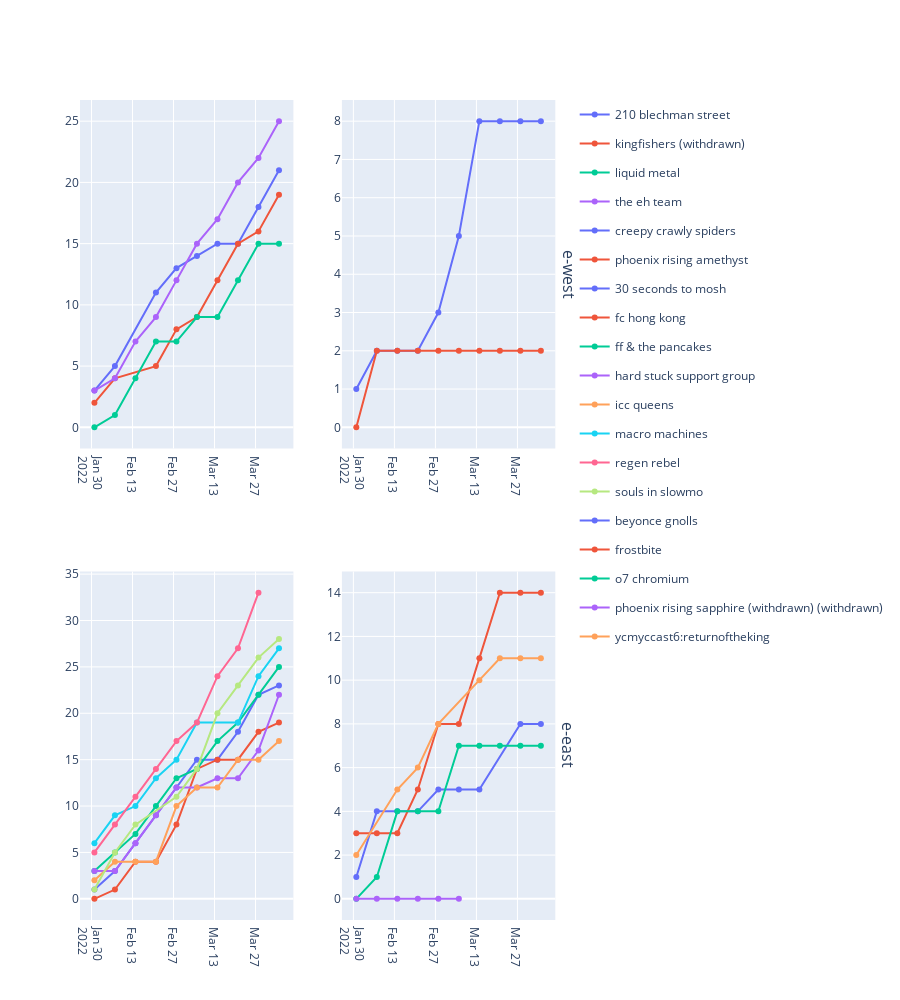

The code cell stored with this chart in its notebook:
### Code cell
divs = [ div for div in x['division_concat'].unique() ]

fig = make_subplots(rows=len(divs), cols=2,row_titles=divs)

for div in divs:
  idx = divs.index(div) + 1
  x_df = x[x['division_concat'] == div]
  max_df = x_df.groupby(['team_name'])['score'].max().reset_index()
  max_score = x_df.score.max() / 2
  a = x_df[x_df.team_name.isin(max_df[max_df['score'] > max_score].team_name.to_list())]
  b = x_df[x_df.team_name.isin(max_df[max_df['score'] < max_score].team_name.to_list())]

  a.set_index('team_name', inplace=True)
  b.set_index('team_name', inplace=True)

  fig1 = px.line(a, x="scheduled_week", y="score", color=a.index.to_list(), markers=True, title=div)
  fig2 = px.line(b, x="scheduled_week", y="score", color=b.index.to_list(), markers=True, title=div)

  for d in fig1.data:
    fig.add_trace(d, row=idx, col=1)

  for d in fig2.data:
    fig.add_trace(d, row=idx, col=2)

fig.layout.update({'height':1000})
fig.show()

### Figure 1 — Plotly figure (JSON) as saved in the notebook; plotly's stock layout.template omitted (floating-point values rounded to 4 significant figures)
{"data": [{"hovertemplate": "color=210 blechman street<br>scheduled_week=%{x}<br>score=%{y}<extra></extra>", "legendgroup": "210 blechman street", "line": {"color": "#636efa", "dash": "solid"}, "marker": {"symbol": "circle"}, "mode": "markers+lines", "name": "210 blechman street", "orientation": "v", "showlegend": true, "x": ["2022-01-31T00:00:00", "2022-02-07T00:00:00", "2022-02-21T00:00:00", "2022-02-28T00:00:00", "2022-03-07T00:00:00", "2022-03-14T00:00:00", "2022-03-21T00:00:00", "2022-03-28T00:00:00", "2022-04-04T00:00:00"], "xaxis": "x", "y": [3.0, 5.0, 11.0, 13.0, 14.0, 15.0, 15.0, 18.0, 21.0], "yaxis": "y", "type": "scatter"}, {"hovertemplate": "color=kingfishers (withdrawn)<br>scheduled_week=%{x}<br>score=%{y}<extra></extra>", "legendgroup": "kingfishers (withdrawn)", "line": {"color": "#EF553B", "dash": "solid"}, "marker": {"symbol": "circle"}, "mode": "markers+lines", "name": "kingfishers (withdrawn)", "orientation": "v", "showlegend": true, "x": ["2022-01-31T00:00:00", "2022-02-07T00:00:00", "2022-02-21T00:00:00", "2022-02-28T00:00:00", "2022-03-07T00:00:00", "2022-03-14T00:00:00", "2022-03-21T00:00:00", "2022-03-28T00:00:00", "2022-04-04T00:00:00"], "xaxis": "x", "y": [2.0, 4.0, 5.0, 8.0, 9.0, 12.0, 15.0, 16.0, 19.0], "yaxis": "y", "type": "scatter"}, {"hovertemplate": "color=liquid metal<br>scheduled_week=%{x}<br>score=%{y}<extra></extra>", "legendgroup": "liquid metal", "line": {"color": "#00cc96", "dash": "solid"}, "marker": {"symbol": "circle"}, "mode": "markers+lines", "name": "liquid metal", "orientation": "v", "showlegend": true, "x": ["2022-01-31T00:00:00", "2022-02-07T00:00:00", "2022-02-14T00:00:00", "2022-02-21T00:00:00", "2022-02-28T00:00:00", "2022-03-07T00:00:00", "2022-03-14T00:00:00", "2022-03-21T00:00:00", "2022-03-28T00:00:00", "2022-04-04T00:00:00"], "xaxis": "x", "y": [0.0, 1.0, 4.0, 7.0, 7.0, 9.0, 9.0, 12.0, 15.0, 15.0], "yaxis": "y", "type": "scatter"}, {"hovertemplate": "color=the eh team<br>scheduled_week=%{x}<br>score=%{y}<extra></extra>", "legendgroup": "the eh team", "line": {"color": "#ab63fa", "dash": "solid"}, "marker": {"symbol": "circle"}, "mode": "markers+lines", "name": "the eh team", "orientation": "v", "showlegend": true, "x": ["2022-01-31T00:00:00", "2022-02-07T00:00:00", "2022-02-14T00:00:00", "2022-02-21T00:00:00", "2022-02-28T00:00:00", "2022-03-07T00:00:00", "2022-03-14T00:00:00", "2022-03-21T00:00:00", "2022-03-28T00:00:00", "2022-04-04T00:00:00"], "xaxis": "x", "y": [3.0, 4.0, 7.0, 9.0, 12.0, 15.0, 17.0, 20.0, 22.0, 25.0], "yaxis": "y", "type": "scatter"}, {"hovertemplate": "color=creepy crawly spiders<br>scheduled_week=%{x}<br>score=%{y}<extra></extra>", "legendgroup": "creepy crawly spiders", "line": {"color": "#636efa", "dash": "solid"}, "marker": {"symbol": "circle"}, "mode": "markers+lines", "name": "creepy crawly spiders", "orientation": "v", "showlegend": true, "x": ["2022-01-31T00:00:00", "2022-02-07T00:00:00", "2022-02-14T00:00:00", "2022-02-21T00:00:00", "2022-02-28T00:00:00", "2022-03-07T00:00:00", "2022-03-14T00:00:00", "2022-03-21T00:00:00", "2022-03-28T00:00:00", "2022-04-04T00:00:00"], "xaxis": "x2", "y": [1.0, 2.0, 2.0, 2.0, 3.0, 5.0, 8.0, 8.0, 8.0, 8.0], "yaxis": "y2", "type": "scatter"}, {"hovertemplate": "color=phoenix rising amethyst<br>scheduled_week=%{x}<br>score=%{y}<extra></extra>", "legendgroup": "phoenix rising amethyst", "line": {"color": "#EF553B", "dash": "solid"}, "marker": {"symbol": "circle"}, "mode": "markers+lines", "name": "phoenix rising amethyst", "orientation": "v", "showlegend": true, "x": ["2022-01-31T00:00:00", "2022-02-07T00:00:00", "2022-02-14T00:00:00", "2022-02-21T00:00:00", "2022-02-28T00:00:00", "2022-03-07T00:00:00", "2022-03-14T00:00:00", "2022-03-21T00:00:00", "2022-03-28T00:00:00", "2022-04-04T00:00:00"], "xaxis": "x2", "y": [0.0, 2.0, 2.0, 2.0, 2.0, 2.0, 2.0, 2.0, 2.0, 2.0], "yaxis": "y2", "type": "scatter"}, {"hovertemplate": "color=30 seconds to mosh<br>scheduled_week=%{x}<br>score=%{y}<extra></extra>", "legendgroup": "30 seconds to mosh", "line": {"color": "#636efa", "dash": "solid"}, "marker": {"symbol": "circle"}, "mode": "markers+lines", "name": "30 seconds to mosh", "orientation": "v", "showlegend": true, "x": ["2022-01-31T00:00:00", "2022-02-07T00:00:00", "2022-02-14T00:00:00", "2022-02-21T00:00:00", "2022-02-28T00:00:00", "2022-03-07T00:00:00", "2022-03-14T00:00:00", "2022-03-21T00:00:00", "2022-03-28T00:00:00", "2022-04-04T00:00:00"], "xaxis": "x3", "y": [1.0, 3.0, 6.0, 9.0, 12.0, 15.0, 15.0, 18.0, 22.0, 23.0], "yaxis": "y3", "type": "scatter"}, {"hovertemplate": "color=fc hong kong<br>scheduled_week=%{x}<br>score=%{y}<extra></extra>", "legendgroup": "fc hong kong", "line": {"color": "#EF553B", "dash": "solid"}, "marker": {"symbol": "circle"}, "mode": "markers+lines", "name": "fc hong kong", "orientation": "v", "showlegend": true, "x": ["2022-01-31T00:00:00", "2022-02-07T00:00:00", "2022-02-14T00:00:00", "2022-02-21T00:00:00", "2022-02-28T00:00:00", "2022-03-07T00:00:00", "2022-03-14T00:00:00", "2022-03-21T00:00:00", "2022-03-28T00:00:00", "2022-04-04T00:00:00"], "xaxis": "x3", "y": [0.0, 1.0, 4.0, 4.0, 8.0, 14.0, 15.0, 15.0, 18.0, 19.0], "yaxis": "y3", "type": "scatter"}, {"hovertemplate": "color=ff & the pancakes<br>scheduled_week=%{x}<br>score=%{y}<extra></extra>", "legendgroup": "ff & the pancakes", "line": {"color": "#00cc96", "dash": "solid"}, "marker": {"symbol": "circle"}, "mode": "markers+lines", "name": "ff & the pancakes", "orientation": "v", "showlegend": true, "x": ["2022-01-31T00:00:00", "2022-02-07T00:00:00", "2022-02-14T00:00:00", "2022-02-21T00:00:00", "2022-02-28T00:00:00", "2022-03-07T00:00:00", "2022-03-14T00:00:00", "2022-03-21T00:00:00", "2022-03-28T00:00:00", "2022-04-04T00:00:00"], "xaxis": "x3", "y": [3.0, 5.0, 7.0, 10.0, 13.0, 14.0, 17.0, 19.0, 22.0, 25.0], "yaxis": "y3", "type": "scatter"}, {"hovertemplate": "color=hard stuck support group<br>scheduled_week=%{x}<br>score=%{y}<extra></extra>", "legendgroup": "hard stuck support group", "line": {"color": "#ab63fa", "dash": "solid"}, "marker": {"symbol": "circle"}, "mode": "markers+lines", "name": "hard stuck support group", "orientation": "v", "showlegend": true, "x": ["2022-01-31T00:00:00", "2022-02-07T00:00:00", "2022-02-14T00:00:00", "2022-02-21T00:00:00", "2022-02-28T00:00:00", "2022-03-07T00:00:00", "2022-03-14T00:00:00", "2022-03-21T00:00:00", "2022-03-28T00:00:00", "2022-04-04T00:00:00"], "xaxis": "x3", "y": [3.0, 3.0, 6.0, 9.0, 12.0, 12.0, 13.0, 13.0, 16.0, 22.0], "yaxis": "y3", "type": "scatter"}, {"hovertemplate": "color=icc queens<br>scheduled_week=%{x}<br>score=%{y}<extra></extra>", "legendgroup": "icc queens", "line": {"color": "#FFA15A", "dash": "solid"}, "marker": {"symbol": "circle"}, "mode": "markers+lines", "name": "icc queens", "orientation": "v", "showlegend": true, "x": ["2022-01-31T00:00:00", "2022-02-07T00:00:00", "2022-02-14T00:00:00", "2022-02-21T00:00:00", "2022-02-28T00:00:00", "2022-03-07T00:00:00", "2022-03-14T00:00:00", "2022-03-21T00:00:00", "2022-03-28T00:00:00", "2022-04-04T00:00:00"], "xaxis": "x3", "y": [2.0, 4.0, 4.0, 4.0, 10.0, 12.0, 12.0, 15.0, 15.0, 17.0], "yaxis": "y3", "type": "scatter"}, {"hovertemplate": "color=macro machines<br>scheduled_week=%{x}<br>score=%{y}<extra></extra>", "legendgroup": "macro machines", "line": {"color": "#19d3f3", "dash": "solid"}, "marker": {"symbol": "circle"}, "mode": "markers+lines", "name": "macro machines", "orientation": "v", "showlegend": true, "x": ["2022-01-31T00:00:00", "2022-02-07T00:00:00", "2022-02-14T00:00:00", "2022-02-21T00:00:00", "2022-02-28T00:00:00", "2022-03-07T00:00:00", "2022-03-21T00:00:00", "2022-03-28T00:00:00", "2022-04-04T00:00:00"], "xaxis": "x3", "y": [6.0, 9.0, 10.0, 13.0, 15.0, 19.0, 19.0, 24.0, 27.0], "yaxis": "y3", "type": "scatter"}, {"hovertemplate": "color=regen rebel<br>scheduled_week=%{x}<br>score=%{y}<extra></extra>", "legendgroup": "regen rebel", "line": {"color": "#FF6692", "dash": "solid"}, "marker": {"symbol": "circle"}, "mode": "markers+lines", "name": "regen rebel", "orientation": "v", "showlegend": true, "x": ["2022-01-31T00:00:00", "2022-02-07T00:00:00", "2022-02-14T00:00:00", "2022-02-21T00:00:00", "2022-02-28T00:00:00", "2022-03-07T00:00:00", "2022-03-14T00:00:00", "2022-03-21T00:00:00", "2022-03-28T00:00:00"], "xaxis": "x3", "y": [5.0, 8.0, 11.0, 14.0, 17.0, 19.0, 24.0, 27.0, 33.0], "yaxis": "y3", "type": "scatter"}, {"hovertemplate": "color=souls in slowmo<br>scheduled_week=%{x}<br>score=%{y}<extra></extra>", "legendgroup": "souls in slowmo", "line": {"color": "#B6E880", "dash": "solid"}, "marker": {"symbol": "circle"}, "mode": "markers+lines", "name": "souls in slowmo", "orientation": "v", "showlegend": true, "x": ["2022-01-31T00:00:00", "2022-02-07T00:00:00", "2022-02-14T00:00:00", "2022-02-28T00:00:00", "2022-03-07T00:00:00", "2022-03-14T00:00:00", "2022-03-21T00:00:00", "2022-03-28T00:00:00", "2022-04-04T00:00:00"], "xaxis": "x3", "y": [1.0, 5.0, 8.0, 11.0, 14.0, 20.0, 23.0, 26.0, 28.0], "yaxis": "y3", "type": "scatter"}, {"hovertemplate": "color=beyonce gnolls<br>scheduled_week=%{x}<br>score=%{y}<extra></extra>", "legendgroup": "beyonce gnolls", "line": {"color": "#636efa", "dash": "solid"}, "marker": {"symbol": "circle"}, "mode": "markers+lines", "name": "beyonce gnolls", "orientation": "v", "showlegend": true, "x": ["2022-01-31T00:00:00", "2022-02-07T00:00:00", "2022-02-14T00:00:00", "2022-02-21T00:00:00", "2022-02-28T00:00:00", "2022-03-07T00:00:00", "2022-03-14T00:00:00", "2022-03-28T00:00:00", "2022-04-04T00:00:00"], "xaxis": "x4", "y": [1.0, 4.0, 4.0, 4.0, 5.0, 5.0, 5.0, 8.0, 8.0], "yaxis": "y4", "type": "scatter"}, {"hovertemplate": "color=frostbite<br>scheduled_week=%{x}<br>score=%{y}<extra></extra>", "legendgroup": "frostbite", "line": {"color": "#EF553B", "dash": "solid"}, "marker": {"symbol": "circle"}, "mode": "markers+lines", "name": "frostbite", "orientation": "v", "showlegend": true, "x": ["2022-01-31T00:00:00", "2022-02-07T00:00:00", "2022-02-14T00:00:00", "2022-02-21T00:00:00", "2022-02-28T00:00:00", "2022-03-07T00:00:00", "2022-03-14T00:00:00", "2022-03-21T00:00:00", "2022-03-28T00:00:00", "2022-04-04T00:00:00"], "xaxis": "x4", "y": [3.0, 3.0, 3.0, 5.0, 8.0, 8.0, 11.0, 14.0, 14.0, 14.0], "yaxis": "y4", "type": "scatter"}, {"hovertemplate": "color=o7 chromium<br>scheduled_week=%{x}<br>score=%{y}<extra></extra>", "legendgroup": "o7 chromium", "line": {"color": "#00cc96", "dash": "solid"}, "marker": {"symbol": "circle"}, "mode": "markers+lines", "name": "o7 chromium", "orientation": "v", "showlegend": true, "x": ["2022-01-31T00:00:00", "2022-02-07T00:00:00", "2022-02-14T00:00:00", "2022-02-21T00:00:00", "2022-02-28T00:00:00", "2022-03-07T00:00:00", "2022-03-14T00:00:00", "2022-03-21T00:00:00", "2022-03-28T00:00:00", "2022-04-04T00:00:00"], "xaxis": "x4", "y": [0.0, 1.0, 4.0, 4.0, 4.0, 7.0, 7.0, 7.0, 7.0, 7.0], "yaxis": "y4", "type": "scatter"}, {"hovertemplate": "color=phoenix rising sapphire (withdrawn) (withdrawn)<br>scheduled_week=%{x}<br>score=%{y}<extra></extra>", "legendgroup": "phoenix rising sapphire (withdrawn) (withdrawn)", "line": {"color": "#ab63fa", "dash": "solid"}, "marker": {"symbol": "circle"}, "mode": "markers+lines", "name": "phoenix rising sapphire (withdrawn) (withdrawn)", "orientation": "v", "showlegend": true, "x": ["2022-01-31T00:00:00", "2022-02-07T00:00:00", "2022-02-14T00:00:00", "2022-02-21T00:00:00", "2022-02-28T00:00:00", "2022-03-07T00:00:00"], "xaxis": "x4", "y": [0.0, 0.0, 0.0, 0.0, 0.0, 0.0], "yaxis": "y4", "type": "scatter"}, {"hovertemplate": "color=ycmyccast6:returnoftheking<br>scheduled_week=%{x}<br>score=%{y}<extra></extra>", "legendgroup": "ycmyccast6:returnoftheking", "line": {"color": "#FFA15A", "dash": "solid"}, "marker": {"symbol": "circle"}, "mode": "markers+lines", "name": "ycmyccast6:returnoftheking", "orientation": "v", "showlegend": true, "x": ["2022-01-31T00:00:00", "2022-02-14T00:00:00", "2022-02-21T00:00:00", "2022-02-28T00:00:00", "2022-03-14T00:00:00", "2022-03-21T00:00:00", "2022-03-28T00:00:00", "2022-04-04T00:00:00"], "xaxis": "x4", "y": [2.0, 5.0, 6.0, 8.0, 10.0, 11.0, 11.0, 11.0], "yaxis": "y4", "type": "scatter"}], "layout": {"xaxis": {"anchor": "y", "domain": [0.0, 0.44]}, "yaxis": {"anchor": "x", "domain": [0.575, 1.0]}, "xaxis2": {"anchor": "y2", "domain": [0.54, 0.98]}, "yaxis2": {"anchor": "x2", "domain": [0.575, 1.0]}, "xaxis3": {"anchor": "y3", "domain": [0.0, 0.44]}, "yaxis3": {"anchor": "x3", "domain": [0.0, 0.425]}, "xaxis4": {"anchor": "y4", "domain": [0.54, 0.98]}, "yaxis4": {"anchor": "x4", "domain": [0.0, 0.425]}, "annotations": [{"font": {"size": 16}, "showarrow": false, "text": "e-west", "textangle": 90, "x": 0.98, "xanchor": "left", "xref": "paper", "y": 0.7875, "yanchor": "middle", "yref": "paper"}, {"font": {"size": 16}, "showarrow": false, "text": "e-east", "textangle": 90, "x": 0.98, "xanchor": "left", "xref": "paper", "y": 0.2125, "yanchor": "middle", "yref": "paper"}], "height": 1000}}
